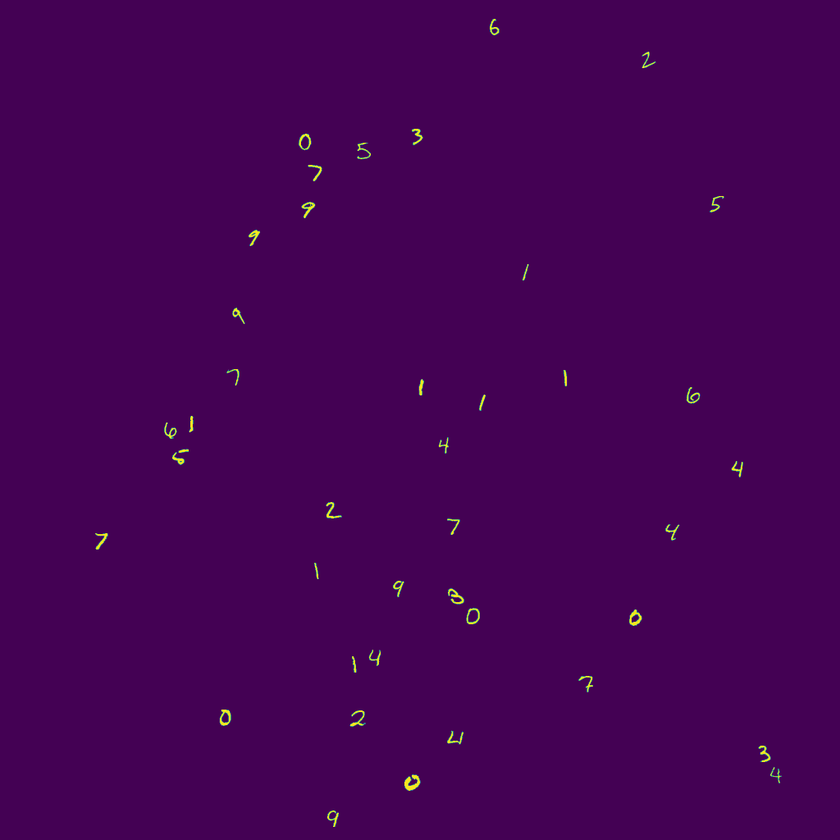
#> input picture code_eind_opdracht/largeTestImage.png, 840 x 840 px, shrunk from 1024 x 1024 before the run
$ python -i make_segmentation_and_erode_mask.py   (imports and definitions only)
#> lines starting #> are read from the running program, lines starting #| are printed output that depends on the picture
from skimage.morphology import square
import skimage.morphology
import numpy as np
import skimage.io
from skimage.color import rgb2hsv, rgb2gray
from sklearn.utils import shuffle
from sklearn.cluster import KMeans
import matplotlib.pyplot as plt

def recreate_image(codebook, labels, w, h):
    """Recreate the (compressed) image from the code book & labels"""
    return codebook[labels].reshape(w, h, -1)


def splitIntoReducedColors(img, kmean_clusters = 20):

#> called with kmean_clusters = 20
    img = np.array(img, dtype=np.float64) / 255
    w, h, d = original_shape = tuple(img.shape)
#> w = 840; h = 840; d = 3; original_shape = (840, 840, 3)
    image_array = np.reshape(img, (w * h, -1))
    image_array_sample = shuffle(image_array, random_state=0, n_samples=1_000)
#> image_array_sample = 1000 rows, first 8: [0.267, 0.00392, 0.329], [0.267, 0.00392, 0.329], [0.267, 0.00392, 0.329], [0.267, 0.00392, 0.329], [0.267, 0.00392, 0.329], [0.267, 0.00392, 0.329], [0.267, 0.00392, 0.329], [0.267, 0.00392, 0.329]
    kmeans = KMeans(n_clusters=kmean_clusters, n_init="auto", random_state=0).fit(
        image_array_sample)

    labels = kmeans.predict(image_array)
    new_image = recreate_image(kmeans.cluster_centers_, labels, w, h)
    #print(kmeans.cluster_centers_.shape)
    masks = []
    for i in range(0, kmean_clusters):
        grayFilter = rgb2gray(kmeans.cluster_centers_)
        new_gray = rgb2gray(new_image)
        masks.append(np.where(new_gray == grayFilter[i], 1,0))
#> this loop made 1 pass
#> pass 1, in splitIntoReducedColors, `new_gray = rgb2gray(new_image)`:
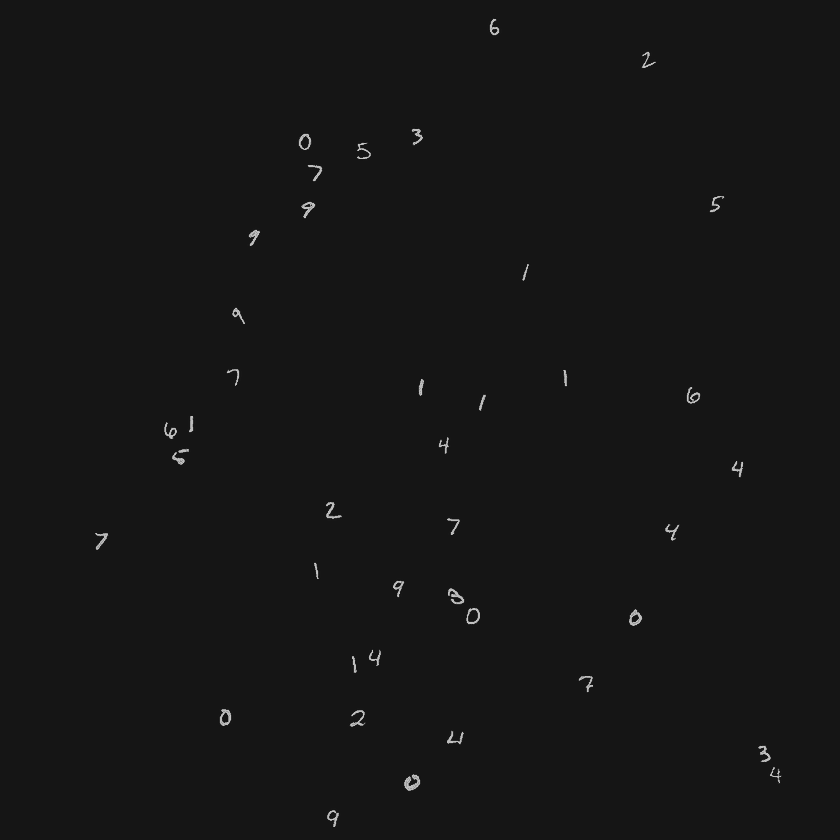
#> new_gray: shape (840, 840) float64; min 0.0796, max 0.775, mean 0.0858
#> after the loop, masks = []
    return masks

def EvulateMask(masks = []):
    high_score = 0
    best_Mask = None
    for mask in masks:
        kernel = skimage.morphology.disk(radius=5)
        eroded_mask = skimage.morphology.erosion(mask, kernel )
        w, h = original_shape = tuple(mask.shape)
        eroded_mask = np.reshape(eroded_mask, (w * h))
        score = np.count_nonzero(eroded_mask)
        if (score > high_score ):
            high_score = score
            best_Mask = mask
    #skimage.io.imshow(best_Mask)
    #plt.show()
    return best_Mask


def make_mask_list(image_list, n_clusters=20):
    list_with_best_masks = []
    for i in range(len(image_list)):
        masks = splitIntoReducedColors(image_list[i], kmean_clusters=n_clusters)
        list_with_best_masks.append(EvulateMask(masks=masks))
    return list_with_best_masks

def make_mask(image, n_clusters=20):
    return EvulateMask(masks = splitIntoReducedColors(image, kmean_clusters=n_clusters))

>>> import cv2
>>> picture = cv2.cvtColor(cv2.imread('largeTestImage.png'), cv2.COLOR_BGR2RGB)
#> (the run stopped early here; a loop or call above may not have finished)
